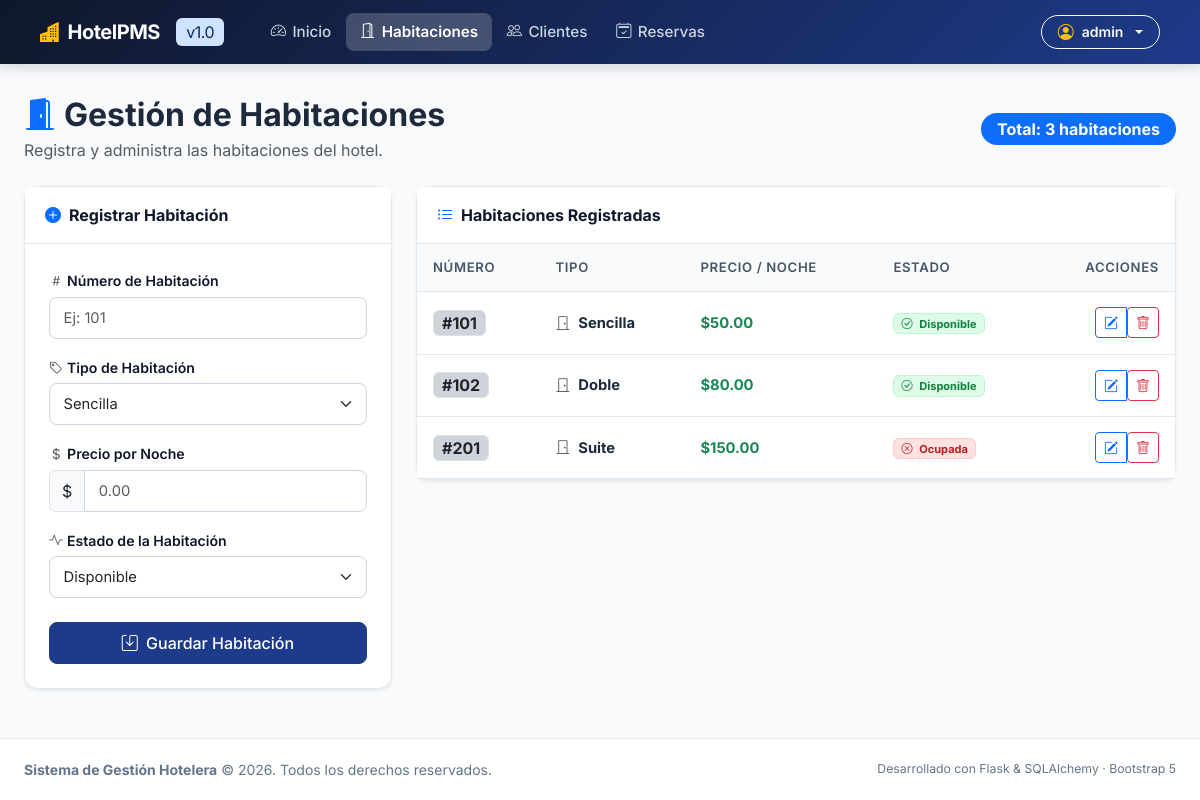
The app's page /habitaciones (signed in), older data.
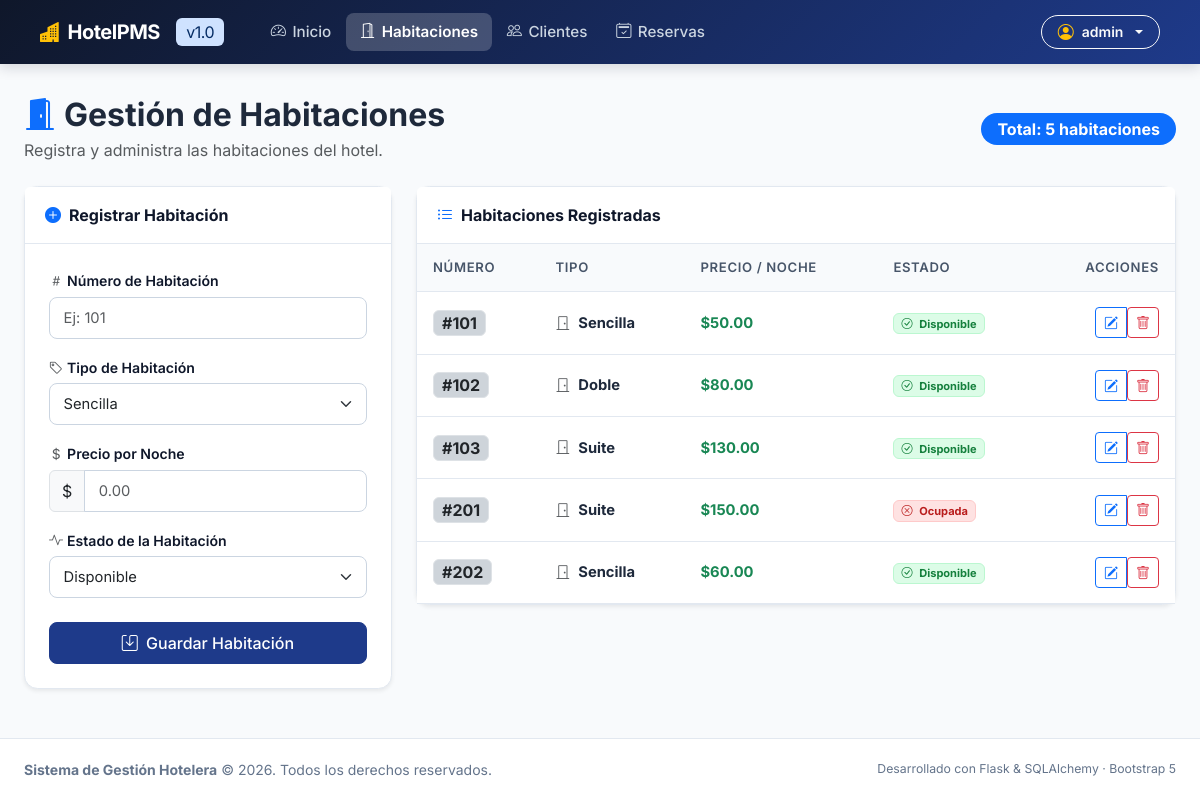
The same page, newer data.
### app/models.py (models this page shows, shortened)
class Habitacion(database.Model):
    __tablename__ = "habitaciones"
    id: Mapped[int] = mapped_column(primary_key=True)
    numero_hab: Mapped[int] = mapped_column(unique=True)
    tipo_hab: Mapped[str] = mapped_column(String(50))
    precio_noche_hab: Mapped[float] = mapped_column()
    estado_hab: Mapped[str] = mapped_column(String(30), default="Disponible")

### app/routes.py (the view, shortened to what this page needs)
@aplicacion.route("/habitaciones", methods=["GET", "POST"])
@login_required
def habitaciones():
    formulario = HabitacionForm()
    lista_habitaciones = Habitacion.query.order_by(Habitacion.numero_hab.asc()).all()
    return render_template(
        "habitaciones.html",
        habitaciones=lista_habitaciones,
        formulario=formulario
    )

### app/forms.py
class HabitacionForm(FlaskForm):
    numero_hab = IntegerField(
        "Número de Habitación",
        validators=[
            DataRequired(message="El número de habitación es obligatorio."),
            NumberRange(min=1, message="El número de habitación debe ser positivo.")
        ]
    )
    tipo_hab = SelectField(
        "Tipo de Habitación",
        choices=[
            ("Sencilla", "Sencilla"),
            ("Doble", "Doble"),
            ("Suite", "Suite")
        ]
    )
    precio_noche_hab = FloatField(
        "Precio por Noche",
        validators=[
            DataRequired(message="El precio por noche es obligatorio."),
            NumberRange(min=0, message="El precio no puede ser negativo.")
        ],
        render_kw={"min": "0", "step": "0.01"}
    )
    estado_hab = SelectField(
        "Estado de la Habitación",
        choices=[
            ("Disponible", "Disponible"),
            ("Ocupada", "Ocupada"),
            ("Mantenimiento", "Mantenimiento")
        ]
    )
    enviar = SubmitField("Guardar Habitación")

### app/__init__.py (called while the page is built)
@login_manager.user_loader
def load_user(user_id: str):
    return app.models.Usuario.query.get(int(user_id))

### app/templates/habitaciones.html (shortened to what the changed rows need)
{% extends "base.html" %}
{% block content %}
<div class="row mb-4 align-items-center">
    <div class="col-md-8">
        <h2 class="fw-bold mb-1">
            <i class="bi bi-door-open-fill text-primary me-2"></i>Gestión de Habitaciones
        </h2>
    </div>
    <div class="col-md-4 text-md-end mt-3 mt-md-0">
        <span class="badge bg-primary fs-6 px-3 py-2 rounded-pill">
            Total: {{ habitaciones|length }} habitaciones
        </span>
    </div>
</div>
<div class="row g-4">
    <div class="col-lg-8">
        <div class="card card-hotel shadow-sm">
            <div class="card-body p-0">
                <div class="table-responsive">
                    <table class="table table-hotel align-middle mb-0">
                        <thead>
                            <tr>
                                <th>Número</th>
                                <th>Tipo</th>
                                <th>Precio / Noche</th>
                                <th>Estado</th>
                                <th class="text-end">Acciones</th>
                            </tr>
                        </thead>
                        <tbody>
                            {% if habitaciones %}
                                {% for habitacion in habitaciones %}
                                <tr>
                                    <td>
                                        <span class="badge bg-dark-subtle text-dark border fs-6 px-2 py-1">
                                            #{{ habitacion.numero_hab }}
                                        </span>
                                    </td>
                                    <td>
                                        <i class="bi bi-door-closed text-muted me-1"></i>
                                        <strong>{{ habitacion.tipo_hab }}</strong>
                                    </td>
                                    <td>
                                        <span class="text-success fw-bold">${{ "%.2f"|format(habitacion.precio_noche_hab) }}</span>
                                    </td>
                                    <td>
                                        {% set estado_class = habitacion.estado_hab|lower %}
                                        <span class="badge badge-{{ estado_class }}">
                                            {% if estado_class == 'disponible' %}
                                                <i class="bi bi-check-circle me-1"></i>
                                            {% elif estado_class == 'ocupada' %}
                                                <i class="bi bi-x-circle me-1"></i>
                                            {% else %}
                                                <i class="bi bi-wrench me-1"></i>
                                            {% endif %}
                                            {{ habitacion.estado_hab }}
                                        </span>
                                    </td>
                                    <td class="text-end">
                                        <div class="btn-group" role="group">
                                            <a href="{{ url_for('editar_habitacion', id=habitacion.id) }}" class="btn btn-outline-primary btn-sm" title="Editar">
                                                <i class="bi bi-pencil-square"></i>
                                            </a>
                                            <form method="POST" action="{{ url_for('eliminar_habitacion', id=habitacion.id) }}" class="d-inline" onsubmit="return confirm('¿Estás seguro de que deseas eliminar la habitación #{{ habitacion.numero_hab }}?');">
                                                <button type="submit" class="btn btn-outline-danger btn-sm" title="Eliminar">
                                                    <i class="bi bi-trash"></i>
                                                </button>
                                            </form>
                                        </div>
                                    </td>
                                </tr>
                                {% endfor %}
                            {% endif %}
                        </tbody>
                    </table>
                </div>
            </div>
        </div>
    </div>
</div>
{% endblock %}

Row changes from the older to the newer data that the page shows:
added Habitacion: numero_hab "103", tipo_hab "Suite", precio_noche_hab "130.00", estado_hab "Disponible"
added Habitacion: numero_hab "202", tipo_hab "Sencilla", precio_noche_hab "60.00", estado_hab "Disponible"
Text that changed along with them:
{{ habitaciones|length }}: "3" → "5"
